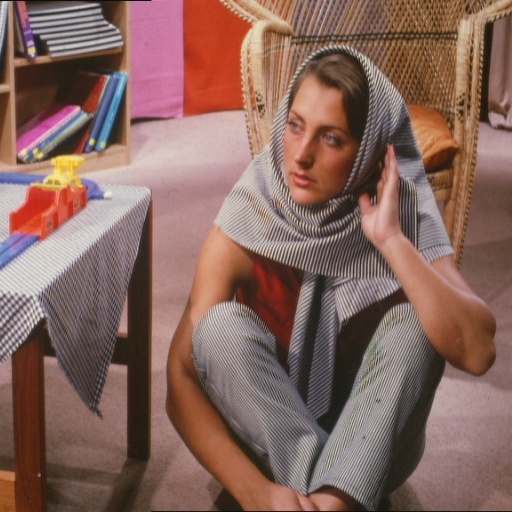
%> input picture Leccion 6/barbara.jpg, 512 x 512 px
$ octave ejemplo1.m   (GNU Octave 9; MATLAB toolbox functions it lacks are replaced by stand-ins)
%> lines starting %> are read from the running program, lines starting %| are printed output that depends on the picture
clc; clear; close all;
pkg load image;

A  = imread('barbara.jpg');
%> A is the input picture: size 512x512x3 uint8; mean R, G, B 134.6, 102.1, 93.5
A=imresize(A,[128,128]);
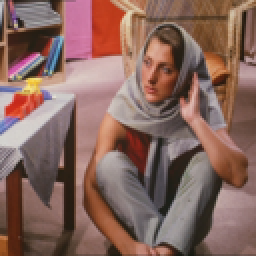
%> A: size 128x128x3 uint8 (shown 2 times larger); mean R, G, B 134.7, 102.2, 93.5
subplot(1,2,1);
imshow(A);
title('Imagen Original');

#Traslacion deltax y deltay de la imagen
[m,n,r] = size(A);
%> m = 128; n = 128; r = 3
B=uint8(zeros(m,n,r));
for i=1:min([m n])
  deltax=i; deltay=i;
  for x=1:m
     for y=1:n
       x_t=x+deltax;
       y_t=y+deltay; #Transformacion Afin
       if and(x_t<=m,y_t<=n)
         B(x_t,y_t,:)=A(x,y,:); #Mover pixel de A a B
       endif
     endfor
  endfor
  pause(0.1)
  subplot(1,2,2);
  imshow(B);
  title('Imagen transladada');
endfor
%> this loop made 128 passes
%> pass 1, `imshow(B);`:
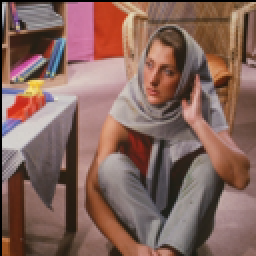
%> displayed picture: size 128x128x3, on the screen's scale of 0 to 255 (shown 2 times larger); mean R, G, B 132.9, 100.9, 92.4
%> pass 2, `imshow(B);`:
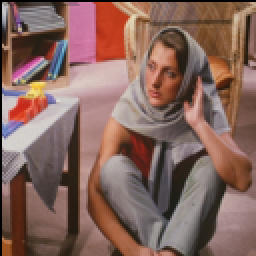
%> displayed picture: size 128x128x3, on the screen's scale of 0 to 255 (shown 2 times larger); mean R, G, B 133.3, 101.2, 92.8
%> after the loop:
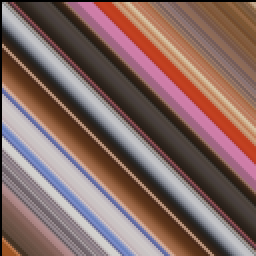
%> B: size 128x128x3 uint8 (shown 2 times larger); mean R, G, B 131.7, 103.5, 98.7
